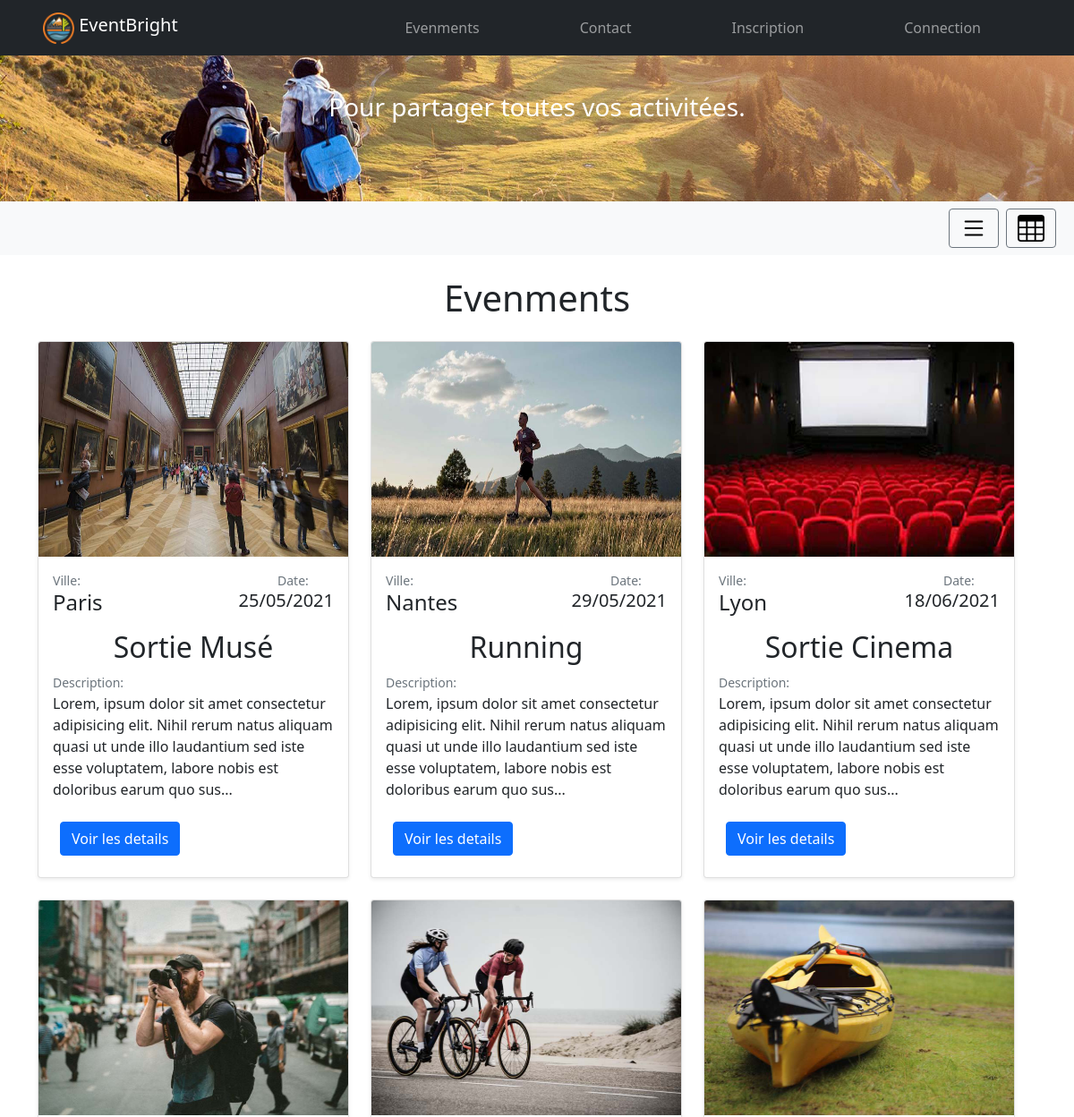
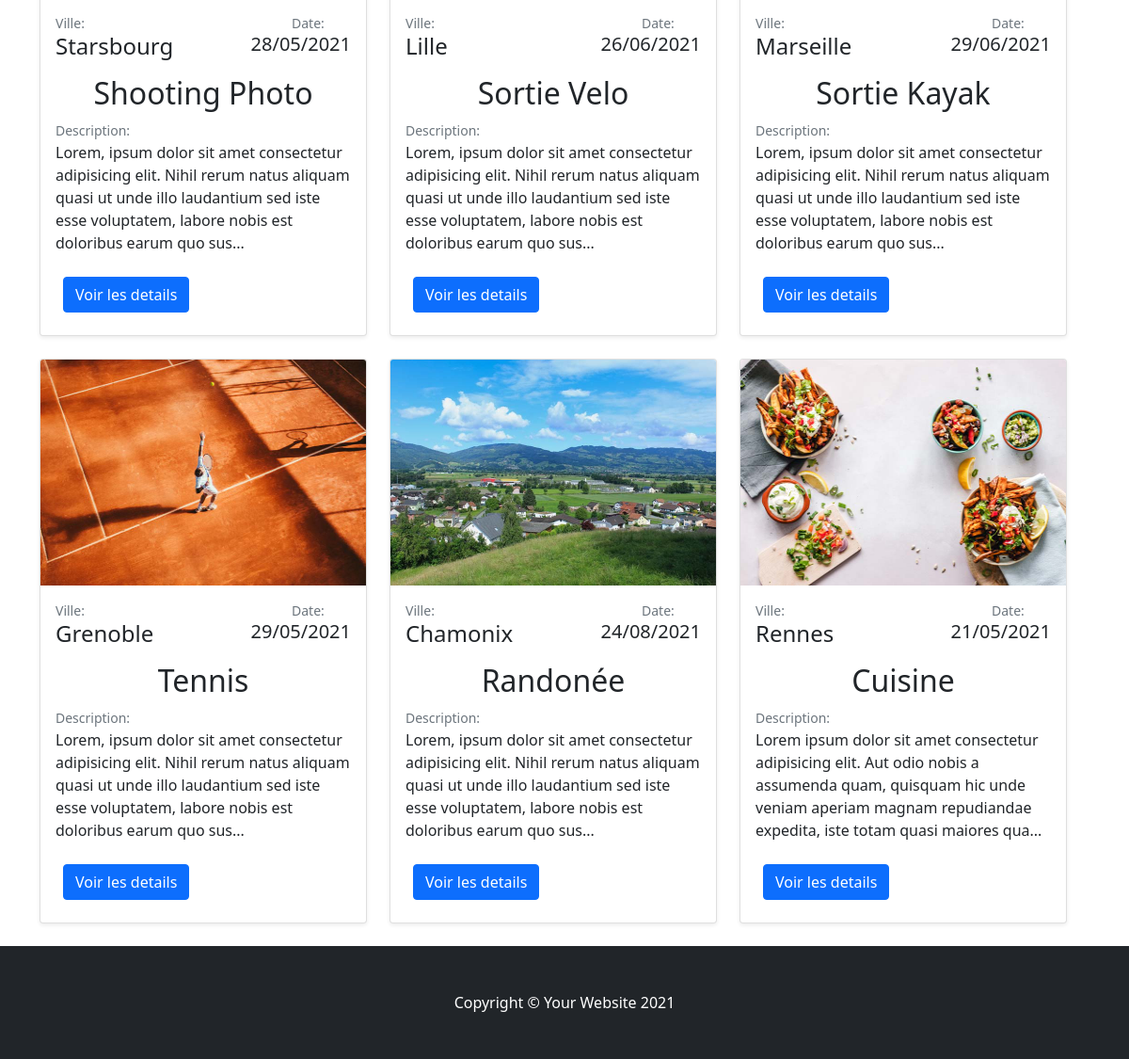
The page / on the database its author committed (2 pictures, top to bottom).
### tables this page shows
CREATE TABLE `events` (
  `id` int(6) UNSIGNED NOT NULL,
  `creatorID` int(6) UNSIGNED DEFAULT NULL,
  `name` varchar(150) DEFAULT NULL,
  `category` varchar(50) DEFAULT NULL,
  `place` varchar(255) DEFAULT NULL,
  `city` varchar(50) DEFAULT NULL,
  `description` text DEFAULT NULL,
  `img` varchar(50) DEFAULT NULL,
  `active` tinyint(1) NOT NULL DEFAULT 1,
  `postDate` date DEFAULT NULL,
  `date` date DEFAULT NULL,
  `time` time DEFAULT NULL,
  `subscribed` int(2) DEFAULT 0
);

### components/model.php (called while the page is built, shortened)
<?php
$pdo = null;
function getAll($table = 'events')
{
    global $pdo;
    $sql = sprintf("SELECT * FROM $table");
    $stmt = $pdo->prepare($sql);
    $stmt->execute();
    $data = $stmt->fetchAll();
    return $data;
}

### components/convert.php (called while the page is built)
<?php
function toFrDate($date)
{
    $ymd = explode('-', $date);
    $frommatDate = $ymd[2] . '/' . $ymd[1] . '/' . $ymd[0];
    return $frommatDate;
}

### blocks/card.php (the view, shortened to what this page needs)
<div class="col-xl-4 col-lg-6 mb-4">
  <div class="card shadow-sm h-100">
    <a href="?page=event&id=<?=$eventID ?>"><img class="card-img-top img-card" src="public/uploads/<?=$img ?>" alt="<?=$img ?>"></a>
    <div class="card-body">
    <div class="row">
    <small class="col-2 text-muted">Ville: </small>
    <small class="col-9 text-end text-muted">Date: </small>
    <h4 class='col-6 text-start mb-3' ><?=$event['city'] ?></h4>
    <h5 class='col-6 text-end'><?=$date ?></h5>
    </div>
    <b> <h2 class="text-center  " ><?=$name ?></h2></b>
    <small class="text-muted">Description:</small>
      <p class="card-text card-desc"><?=$cardDesc ?></p>
      <div class="position-realative">
      <div class="col-4">
        <?=$viewButton ?>
      </div>
      </div>
    </div>
  </div>
</div>

### index.php (shortened to what this page needs)
<?php
require_once "components/router.php";
?>
<!doctype html>
<html lang="fr">
  <head>
    <link href="https://cdn.jsdelivr.net/npm/bootstrap@5.0.1/dist/css/bootstrap.min.css" rel="stylesheet">
    <link rel="stylesheet" href="css/custom.css">
  </head>
  <body>
<?php
require_once "blocks/navbar.php";
require_once "blocks/header.php";
require_once "views/$page.php";
require_once "blocks/footer.php";
?>
  </body>
</html>

### blocks/navbar.php (shortened to what this page needs)
<?php
$register = "<li class='nav-item mx-5'><a class='nav-link' href='?page=signin#main'>Inscription</a></li>";
$events = "<li class='nav-item mx-5'><a class='nav-link' href='?page=events#main'>Evenments</a></li>";
$login = "<li class='nav-item mx-5'><a class='nav-link' href='?page=login#main'>Connection</a></li>";
$contact = "<li class='nav-item mx-5'><a class='nav-link' href='?page=contact#main'>Contact</a></li>";
$link1 = $events;
$link2 = $contact;
$link3 = $register;
$link4 = $login;
?>
<nav class="navbar navbar-expand-lg bg-dark navbar-dark fixed-top py-2" id="mainNav">
      <div class="container-fluid px-3 px-lg-5">
      <a class="navbar-brand" href="?page=events#main">
            <img src="assets/logo.png" alt="logo" width="35" height="35" class="d-inline-block align-text-top">
            EventBright
        </a>
        <div class="collapse navbar-collapse" id="navbarResponsive">
          <ul class="navbar-nav ms-auto my-2 my-lg-0">
            <?=$link1 ?>
            <?=$link2 ?>
            <?=$link3 ?>
            <?=$link4 ?>
          </ul>
        </div>
      </div>
    </nav>

### blocks/header.php (shortened to what this page needs)
<header id="carouselExampleSlidesOnly" class="carousel slide" data-bs-ride="carousel">
  <div class="carousel-inner">
    <div class="carousel-item active">
      <img src="assets/img/header.jpg" class="d-block w-100" alt="..." />
      <div class="carousel-caption">
        <h1 class="title">EventBright</h1>
        <h3 class="my-5 ">Pour partager toutes vos activitées.</h3>
      </div>
    </div>
  </div>
</header>
<nav class="navbar navbar-light bg-light">
  <div class="container-fluid">
    <div class="d-flex">
    <a href="index.php?page=AllEvnetsTable"><button type="button" class="me-2 btn btn-outline-secondary"><img src="assets/list.svg" alt="list" width="30 " height="30" /></button></a>
    <a href="index.php?page=events"><button type="button" class="me-2 btn btn-outline-secondary"><img src="assets/table.svg" alt="table" width="30 " height="30" /></button></a>
    </div>
  </div>
</nav>

### views/events.php
<main id='main' class="mt-4 container">
<h1 class="text-center my-4">Evenments</h1>
      <div class="row">
        <div class="row">
<?php
require_once "components/events_controller.php";
?>
</div>
        </div>
</main>

### components/events_controller.php (shortened to what this page needs)
<?php
require_once "components/convert.php";
$events = getAll('events');
foreach ($events as $event) {
    $eventID = $event['id'];
    $name = $event['name'];
    $viewButton = "<a href='?page=event&id=$eventID'><button type='button' class='m-4 position-absolute bottom-0 start-0 btn btn-primary'>Voir les details</button></a>";
    $date = toFrDate($event['date']);
    $description = $event['description'];
    if (strlen($description) > 180) {
        $cardDesc = substr($description, 0, 180);
        $cardDesc .= '...';
    } else {
        $cardDesc = $description;
    }
    $img = $event['img'];
    $eventID = $event['id'];
    require "blocks/card.php";
}

### blocks/footer.php
<footer class="py-5 bg-dark">
      <p class="m-0 text-center text-white">Copyright &copy; Your Website 2021</p>
</footer>

### css/custom.css (style rules this page uses)
.card { max-height: 600px; }
.img-card { height: 240px; }
.card-desc { height: 240px; }

### rows shown on the page
events: img (picture), city "Paris", date "25/05/2021", name "Sortie Musé", description "Lorem, ipsum dolor sit amet consectetur adipisicing elit. Nihil rerum natus aliquam quasi ut unde illo laudantium sed iste esse voluptatem, labore nobis est doloribus earum quo sus..."
events: img (picture), city "Nantes", date "29/05/2021", name "Running", description "Lorem, ipsum dolor sit amet consectetur adipisicing elit. Nihil rerum natus aliquam quasi ut unde illo laudantium sed iste esse voluptatem, labore nobis est doloribus earum quo sus..."
events: img (picture), city "Lyon", date "18/06/2021", name "Sortie Cinema", description "Lorem, ipsum dolor sit amet consectetur adipisicing elit. Nihil rerum natus aliquam quasi ut unde illo laudantium sed iste esse voluptatem, labore nobis est doloribus earum quo sus..."
events: img (picture), city "Starsbourg", date "28/05/2021", name "Shooting Photo", description "Lorem, ipsum dolor sit amet consectetur adipisicing elit. Nihil rerum natus aliquam quasi ut unde illo laudantium sed iste esse voluptatem, labore nobis est doloribus earum quo sus..."
events: img (picture), city "Lille", date "26/06/2021", name "Sortie Velo", description "Lorem, ipsum dolor sit amet consectetur adipisicing elit. Nihil rerum natus aliquam quasi ut unde illo laudantium sed iste esse voluptatem, labore nobis est doloribus earum quo sus..."
events: img (picture), city "Marseille", date "29/06/2021", name "Sortie Kayak", description "Lorem, ipsum dolor sit amet consectetur adipisicing elit. Nihil rerum natus aliquam quasi ut unde illo laudantium sed iste esse voluptatem, labore nobis est doloribus earum quo sus..."
events: img (picture), city "Grenoble", date "29/05/2021", name "Tennis", description "Lorem, ipsum dolor sit amet consectetur adipisicing elit. Nihil rerum natus aliquam quasi ut unde illo laudantium sed iste esse voluptatem, labore nobis est doloribus earum quo sus..."
events: img (picture), city "Chamonix", date "24/08/2021", name "Randonée", description "Lorem, ipsum dolor sit amet consectetur adipisicing elit. Nihil rerum natus aliquam quasi ut unde illo laudantium sed iste esse voluptatem, labore nobis est doloribus earum quo sus..."
events: img (picture), city "Rennes", date "21/05/2021", name "Cuisine", description "Lorem ipsum dolor sit amet consectetur adipisicing elit. Aut odio nobis a assumenda quam, quisquam hic unde veniam aperiam magnam repudiandae expedita, iste totam quasi maiores qua..."
